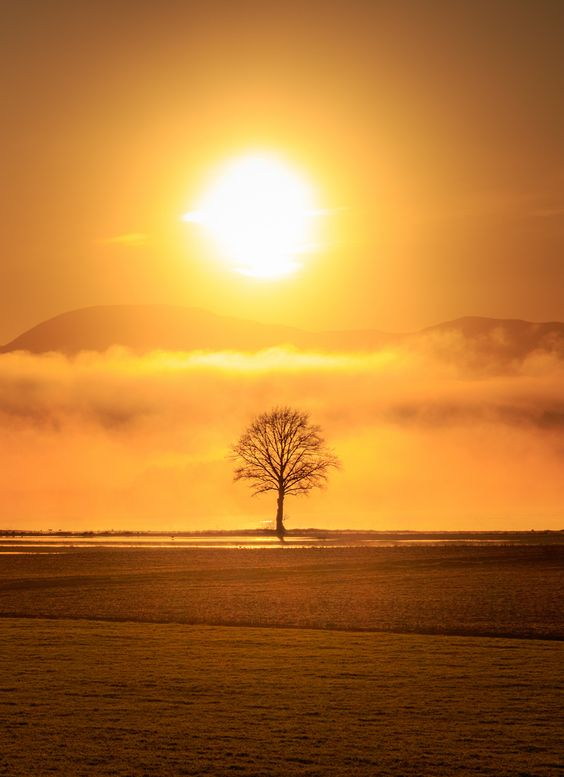
#> input picture sunrise.jpg, 564 x 777 px, found by its file name
$ python pra5.py
#> lines starting #> are read from the running program, lines starting #| are printed output that depends on the picture
import cv2
import numpy as np
img = cv2.imread("D:\\utra practice\\opencv practice\\sunrise.jpg")
#> img is the input picture: shape (777, 564, 3); mean B, G, R 51.2, 120.4, 182
orange = (0, 165, 255)
for i in range(0, img.shape[0]):
    for j in range(0, img.shape[1]):
        if img[i, j, 0]<=orange[0]+70 and orange[1]-70<=img[i, j, 1]<=orange[1]+50 and orange[2]-70<=img[i, j, 2]:
            continue
        else:
            img[i, j, 0] = 0
            img[i, j, 1] = 0
            img[i, j, 2] = 0
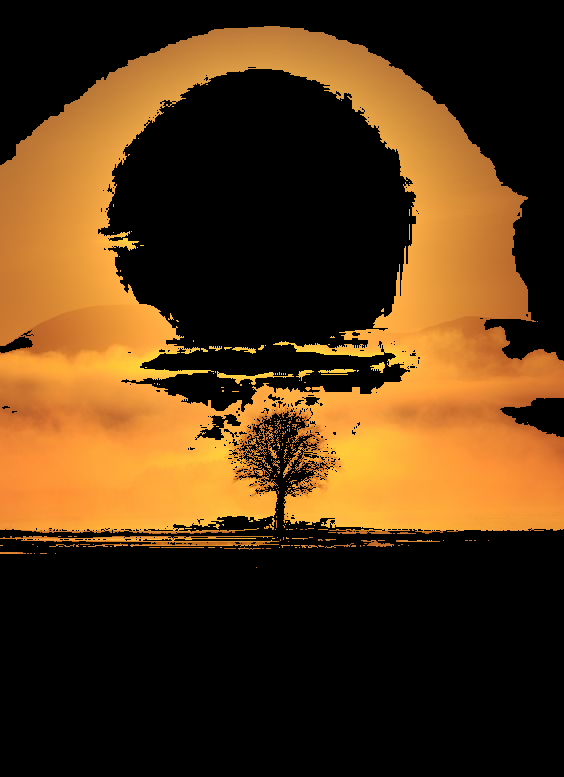
#> img: shape (777, 564, 3); mean B, G, R 21.2, 54.4, 84.1
cv2.imshow("orange_pic", img)
cv2.waitKey(0)
if cv2.waitKey(0)=='q':
#> (key Esc is pressed here)
    cv2.destroyAllWindows()
    exit()

$ run again, with uoft.jpg copied over sunrise.jpg
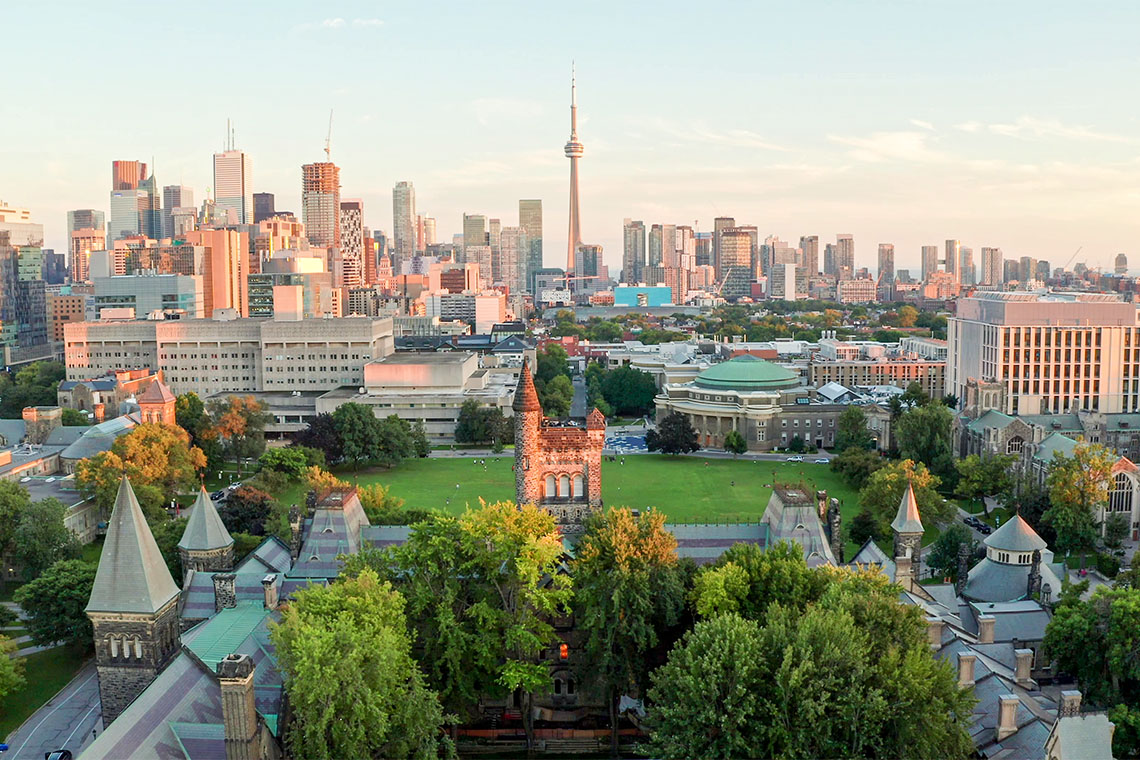
#> input picture uoft.jpg, 1140 x 760 px, found by its file name
#> img is the input picture: shape (760, 1140, 3); mean B, G, R 130, 147.8, 144.1
#> after the loop `for i in range(0, img.shape[0]):`:
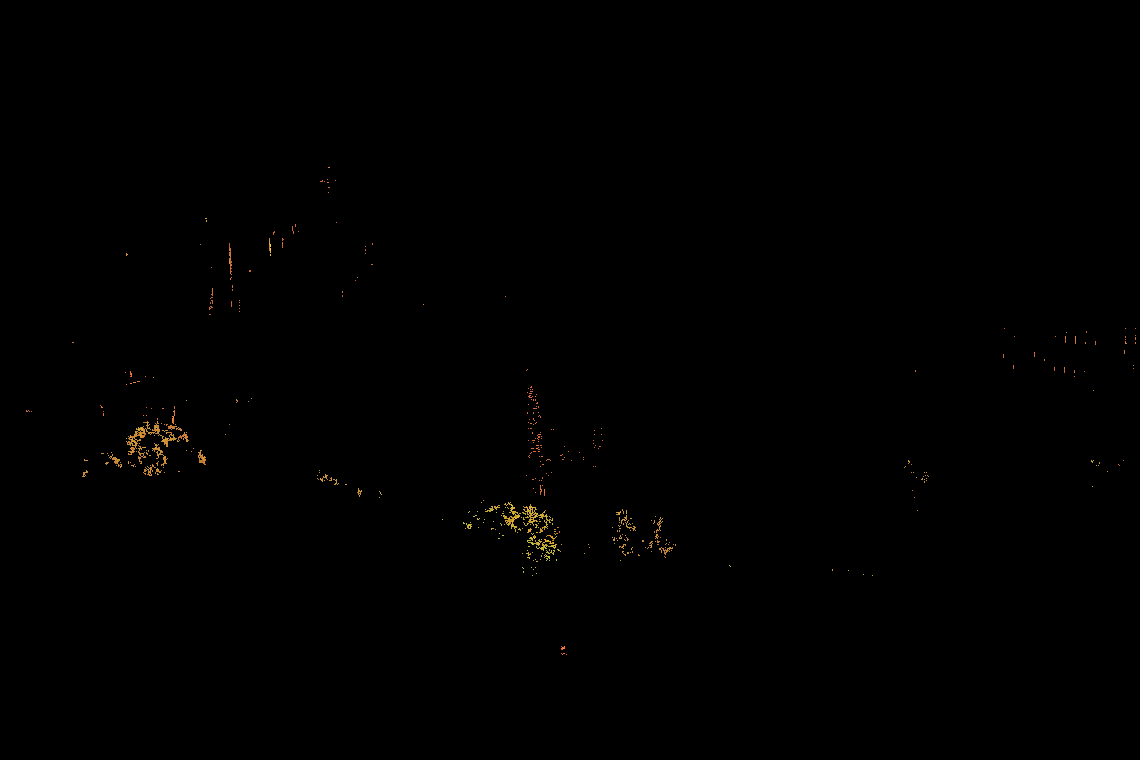
#> img: shape (760, 1140, 3); mean B, G, R 0.2, 0.4, 0.6
